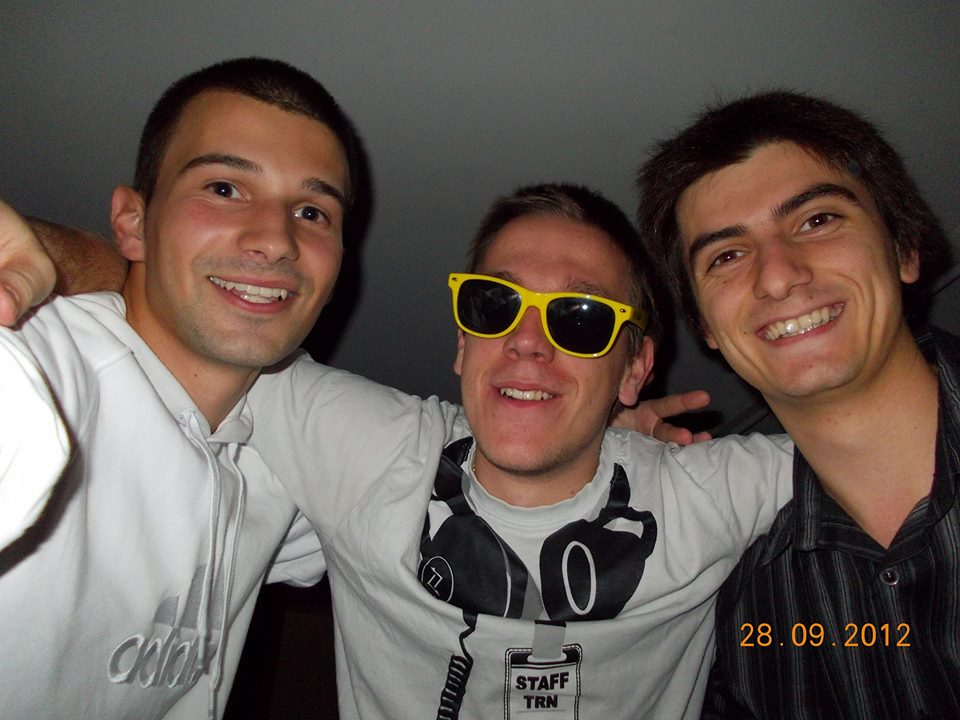
#> input picture ImageSegmentation/Images/3_ma_musketari.jpg, 960 x 720 px
$ python adaptive_threshold_on_image.py
#> lines starting #> are read from the running program, lines starting #| are printed output that depends on the picture; after the words box and inside, x2 and y2 are one past the last pixel; in counts of white or black regions, pixels touching at a corner belong together
'''
Created on Nov 10, 2014

@author: antonbelev
'''
import numpy as np
import cv2
from matplotlib import pyplot as plt

# Load an color image in grayscale
img = cv2.imread('../Images/3_ma_musketari.jpg',cv2.IMREAD_COLOR)
#> img is the input picture: shape (720, 960, 3); mean B, G, R 84.4, 90.6, 102.6
gray = cv2.cvtColor(img, cv2.COLOR_BGR2GRAY)
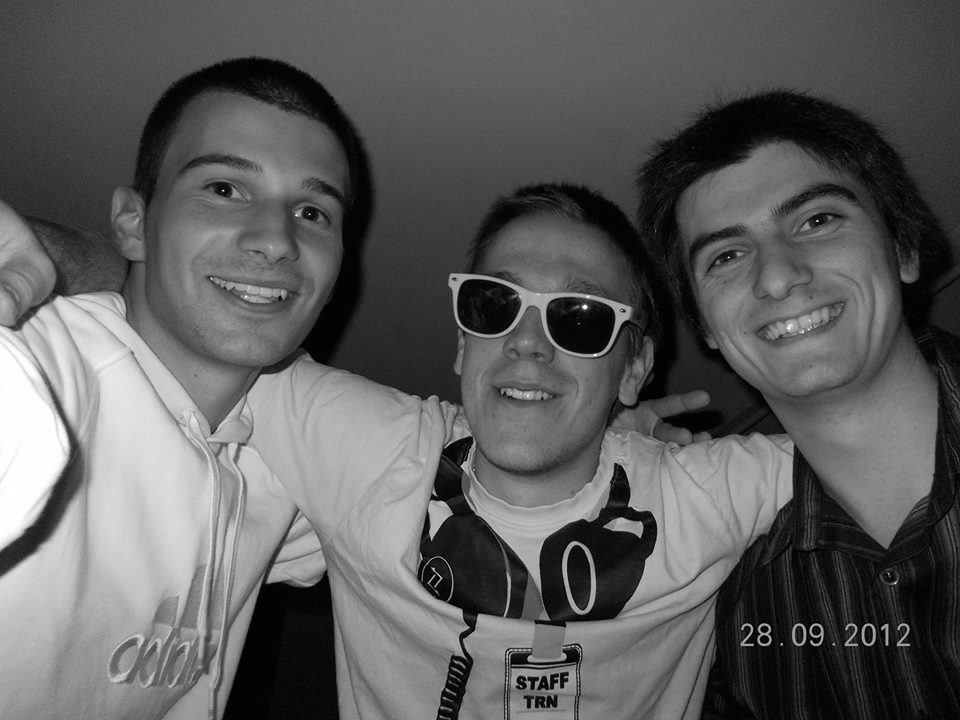
#> gray: shape (720, 960); min 0, max 255, mean 93.5

#Apply GaussianBlur
gray_blur = cv2.GaussianBlur(gray, (15, 15), 0)
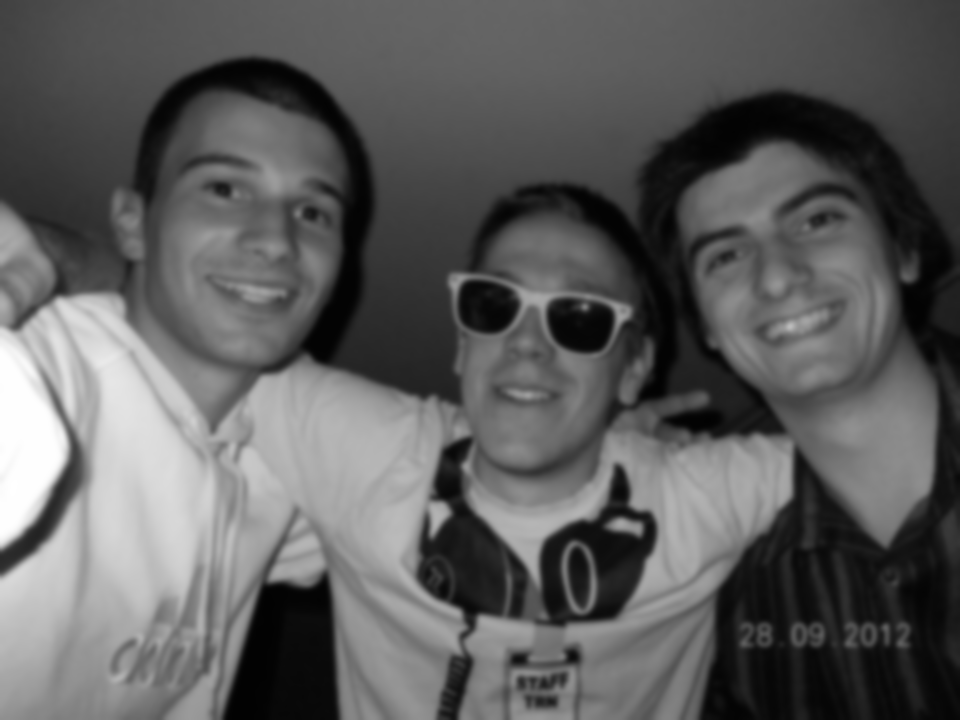
#> gray_blur: shape (720, 960); min 2, max 255, mean 93.5
thresh = cv2.adaptiveThreshold(gray_blur, 255, cv2.ADAPTIVE_THRESH_GAUSSIAN_C,
cv2.THRESH_BINARY_INV, 11, 1)
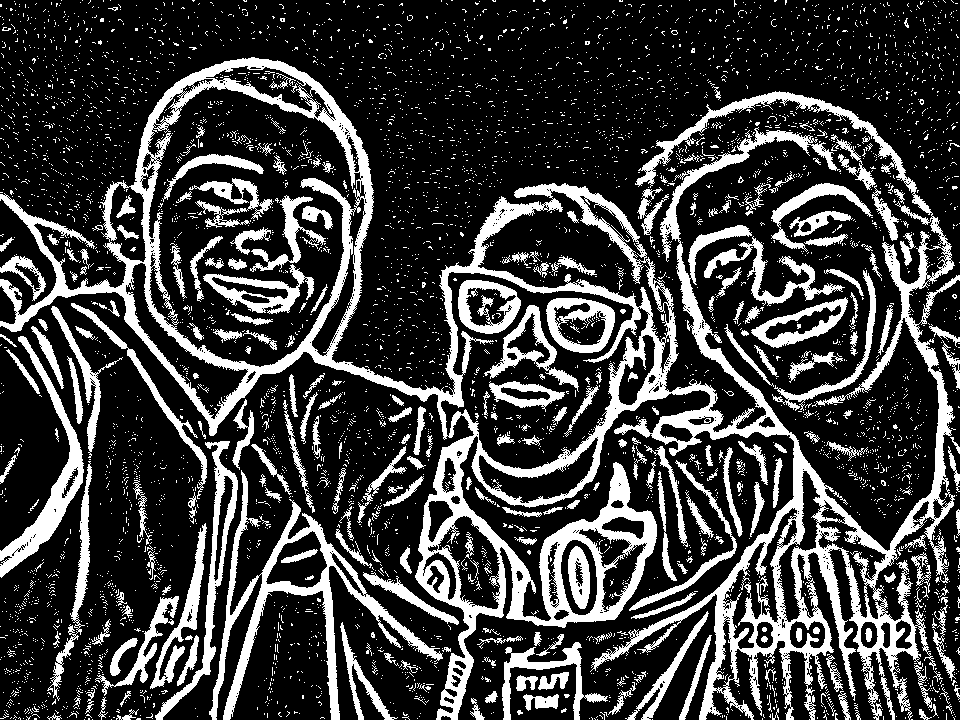
#> thresh: shape (720, 960); 24.3% white; 5125 white regions (4849 under 20 px), largest, box (x1, y1, x2, y2) and area: (0, 57, 960, 720) 80609, (209, 470, 443, 720) 7605, (0, 336, 84, 578) 3716

cv2.imwrite("3ma_threshold_musketar.jpg", thresh)

$ run again, with ImageSegmentation/Images/blocks_2.jpg copied over ImageSegmentation/Images/3_ma_musketari.jpg
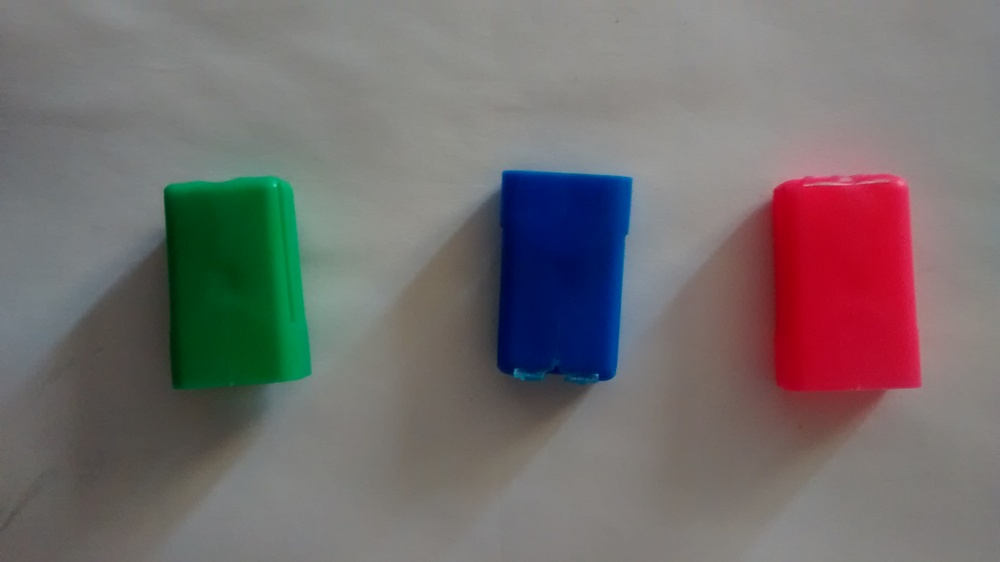
#> input picture ImageSegmentation/Images/blocks_2.jpg, 1000 x 562 px, shrunk from 2592 x 1456 before the run
#> img is the input picture: shape (562, 1000, 3); mean B, G, R 109.8, 109.5, 116
#> `gray = cv2.cvtColor(img, cv2.COLOR_BGR2GRAY)`:
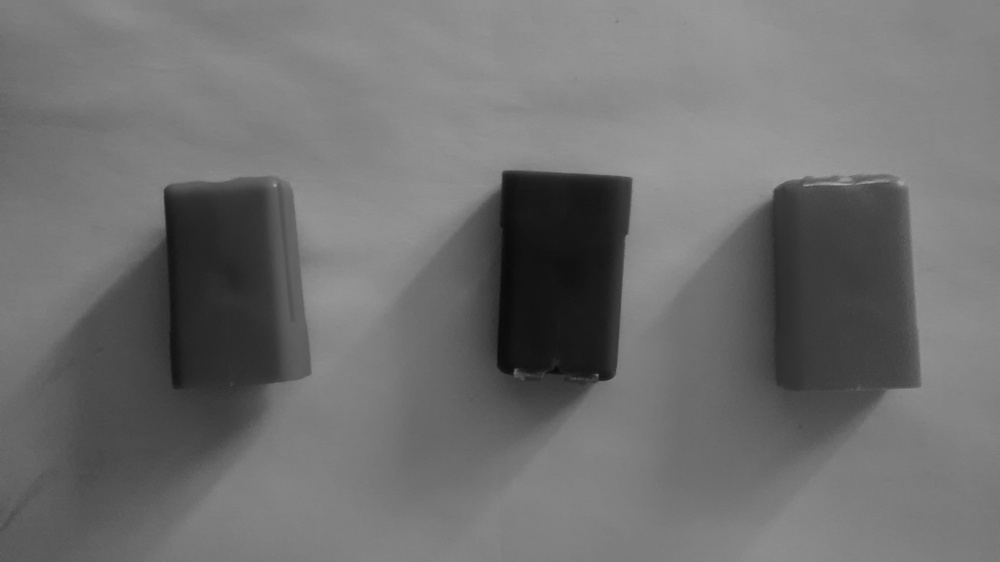
#> gray: shape (562, 1000); min 10, max 167, mean 111.5
#> `thresh = cv2.adaptiveThreshold(gray_blur, 255, cv2.ADAPTIVE_THRESH_GAU..`:
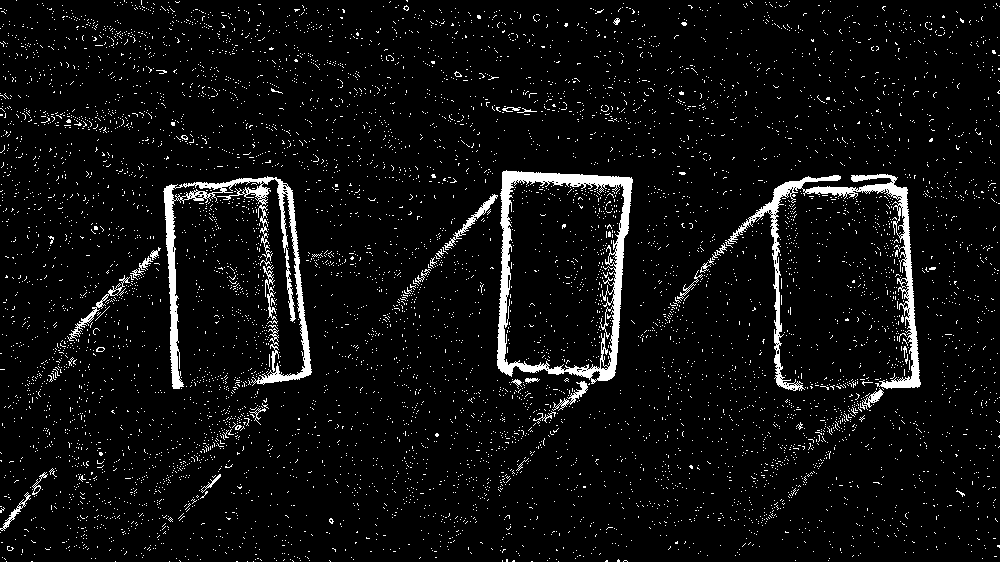
#> thresh: shape (562, 1000); 5.5% white; 7521 white regions (7484 under 20 px), largest, box (x1, y1, x2, y2) and area: (497, 170, 633, 384) 5590, (163, 176, 312, 389) 4746, (725, 174, 921, 391) 4715
